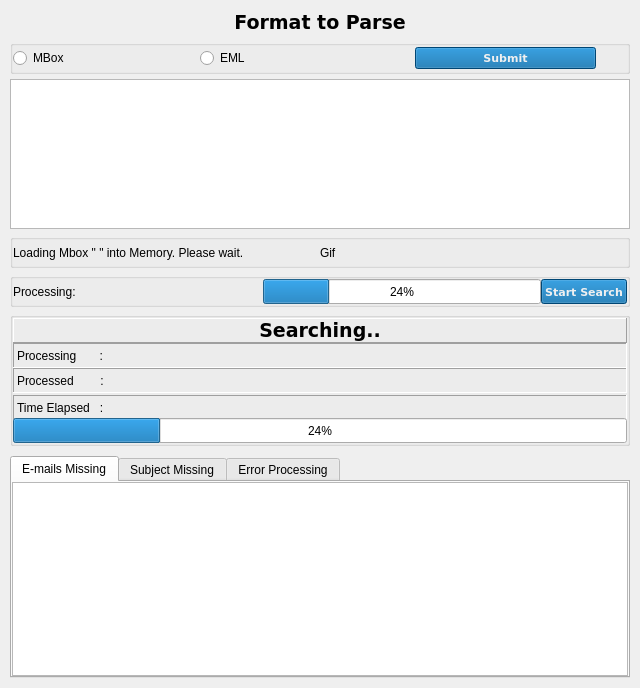
               <widget class="QWidget" name="parser_page">
                <property name="minimumSize">
                 <size>
                  <width>640</width>
                  <height>480</height>
                 </size>
                </property>
                <property name="maximumSize">
                 <size>
                  <width>1920</width>
                  <height>1080</height>
                 </size>
                </property>
                <layout class="QVBoxLayout" name="verticalLayout_4">
                 <property name="spacing">
                  <number>5</number>
                 </property>
                 <property name="leftMargin">
                  <number>10</number>
                 </property>
                 <property name="topMargin">
                  <number>10</number>
                 </property>
                 <property name="rightMargin">
                  <number>10</number>
                 </property>
                 <property name="bottomMargin">
                  <number>10</number>
                 </property>
                 <item>
                  <widget class="QLabel" name="label_10">
                   <property name="minimumSize">
                    <size>
                     <width>0</width>
                     <height>25</height>
                    </size>
                   </property>
                   <property name="maximumSize">
                    <size>
                     <width>16777215</width>
                     <height>25</height>
                    </size>
                   </property>
                   <property name="font">
                    <font>
                     <family>Verdana</family>
                     <pointsize>14</pointsize>
                     <weight>75</weight>
                     <bold>true</bold>
                    </font>
                   </property>
                   <property name="frameShape">
                    <enum>QFrame::NoFrame</enum>
                   </property>
                   <property name="text">
                    <string>Format to Parse</string>
                   </property>
                   <property name="alignment">
                    <set>Qt::AlignCenter</set>
                   </property>
                  </widget>
                 </item>
                 <item>
                  <widget class="QGroupBox" name="parsing_options_box">
                   <property name="minimumSize">
                    <size>
                     <width>0</width>
                     <height>0</height>
                    </size>
                   </property>
                   <property name="maximumSize">
                    <size>
                     <width>16777215</width>
                     <height>16777215</height>
                    </size>
                   </property>
                   <property name="title">
                    <string/>
                   </property>
                   <property name="flat">
                    <bool>false</bool>
                   </property>
                   <layout class="QHBoxLayout" name="horizontalLayout_3">
                    <property name="sizeConstraint">
                     <enum>QLayout::SetMinAndMaxSize</enum>
                    </property>
                    <property name="leftMargin">
                     <number>0</number>
                    </property>
                    <property name="topMargin">
                     <number>0</number>
                    </property>
                    <property name="rightMargin">
                     <number>0</number>
                    </property>
                    <property name="bottomMargin">
                     <number>0</number>
                    </property>
                    <item>
                     <widget class="QRadioButton" name="eml_mbox">
                      <property name="minimumSize">
                       <size>
                        <width>0</width>
                        <height>0</height>
                       </size>
                      </property>
                      <property name="maximumSize">
                       <size>
                        <width>16777215</width>
                        <height>16777215</height>
                       </size>
                      </property>
                      <property name="text">
                       <string>MBox</string>
                      </property>
                     </widget>
                    </item>
                    <item>
                     <widget class="QRadioButton" name="radio_eml">
                      <property name="minimumSize">
                       <size>
                        <width>0</width>
                        <height>0</height>
                       </size>
                      </property>
                      <property name="maximumSize">
                       <size>
                        <width>16777215</width>
                        <height>16777215</height>
                       </size>
                      </property>
                      <property name="text">
                       <string>EML</string>
                      </property>
                     </widget>
                    </item>
                    <item>
                     <widget class="QToolButton" name="toolButton">
                      <property name="styleSheet">
                       <string notr="true">QToolButton
{
    border-radius : 12; 
	border: rgb(240, 240, 240);
}
</string>
                      </property>
                      <property name="text">
                       <string/>
                      </property>
                      <property name="icon">
                       <iconset resource="new_gui_pyqt.qrc">
                        <normaloff>:/icons/icons/folder.png</normaloff>:/icons/icons/folder.png</iconset>
                      </property>
                      <property name="iconSize">
                       <size>
                        <width>20</width>
                        <height>20</height>
                       </size>
                      </property>
                     </widget>
                    </item>
                    <item>
                     <widget class="QPushButton" name="btn_parse_option">
                      <property name="minimumSize">
                       <size>
                        <width>0</width>
                        <height>0</height>
                       </size>
                      </property>
                      <property name="maximumSize">
                       <size>
                        <width>16777215</width>
                        <height>16777215</height>
                       </size>
                      </property>
                      <property name="font">
                       <font>
                        <family>Verdana</family>
                        <pointsize>8</pointsize>
                        <weight>75</weight>
                        <bold>true</bold>
                       </font>
                      </property>
                      <property name="cursor">
                       <cursorShape>PointingHandCursor</cursorShape>
                      </property>
                      <property name="styleSheet">
                       <string notr="true">background-color: rgb(0, 98, 163);
color: rgb(240, 240, 240);</string>
                      </property>
                      <property name="text">
                       <string>Submit</string>
                      </property>
                      <property name="icon">
                       <iconset resource="new_gui_pyqt.qrc">
                        <normaloff>:/icons/icons/enter (1).png</normaloff>:/icons/icons/enter (1).png</iconset>
                      </property>
                      <property name="iconSize">
                       <size>
                        <width>16</width>
                        <height>16</height>
                       </size>
                      </property>
                      <property name="checkable">
                       <bool>false</bool>
                      </property>
                     </widget>
                    </item>
                    <item>
                     <widget class="QPushButton" name="btn_parse_clear">
                      <property name="minimumSize">
                       <size>
                        <width>25</width>
                        <height>25</height>
                       </size>
                      </property>
                      <property name="maximumSize">
                       <size>
                        <width>25</width>
                        <height>25</height>
                       </size>
                      </property>
                      <property name="font">
                       <font>
                        <family>Verdana</family>
                        <pointsize>8</pointsize>
                        <weight>75</weight>
                        <bold>true</bold>
                       </font>
                      </property>
                      <property name="cursor">
                       <cursorShape>PointingHandCursor</cursorShape>
                      </property>
                      <property name="styleSheet">
                       <string notr="true">QPushButton
{
    border-radius : 12; 
	border: rgb(240, 240, 240);
}

QPushButton:pressed
{
	
	background-color: rgb(250, 250, 250);
	border: rgb(0, 98, 163);
}</string>
                      </property>
                      <property name="text">
                       <string/>
                      </property>
                      <property name="icon">
                       <iconset resource="new_gui_pyqt.qrc">
                        <normaloff>:/icons/icons/delete (1).png</normaloff>:/icons/icons/delete (1).png</iconset>
                      </property>
                      <property name="iconSize">
                       <size>
                        <width>20</width>
                        <height>20</height>
                       </size>
                      </property>
                      <property name="checkable">
                       <bool>false</bool>
                      </property>
                     </widget>
                    </item>
                   </layout>
                  </widget>
                 </item>
                 <item>
                  <widget class="QTableWidget" name="tableWidget">
                   <property name="enabled">
                    <bool>true</bool>
                   </property>
                   <property name="minimumSize">
                    <size>
                     <width>0</width>
                     <height>150</height>
                    </size>
                   </property>
                   <property name="maximumSize">
                    <size>
                     <width>16777215</width>
                     <height>150</height>
                    </size>
                   </property>
                   <property name="contextMenuPolicy">
                    <enum>Qt::CustomContextMenu</enum>
                   </property>
                   <property name="dragEnabled">
                    <bool>true</bool>
                   </property>
                   <property name="alternatingRowColors">
                    <bool>true</bool>
                   </property>
                   <property name="selectionBehavior">
                    <enum>QAbstractItemView::SelectItems</enum>
                   </property>
                   <attribute name="horizontalHeaderShowSortIndicator" stdset="0">
                    <bool>true</bool>
                   </attribute>
                   <attribute name="horizontalHeaderStretchLastSection">
                    <bool>true</bool>
                   </attribute>
                   <attribute name="verticalHeaderVisible">
                    <bool>false</bool>
                   </attribute>
                  </widget>
                 </item>
                 <item>
                  <widget class="QGroupBox" name="groupBox_9">
                   <property name="enabled">
                    <bool>true</bool>
                   </property>
                   <property name="minimumSize">
                    <size>
                     <width>0</width>
                     <height>0</height>
                    </size>
                   </property>
                   <property name="maximumSize">
                    <size>
                     <width>16777215</width>
                     <height>16777215</height>
                    </size>
                   </property>
                   <property name="title">
                    <string/>
                   </property>
                   <property name="flat">
                    <bool>false</bool>
                   </property>
                   <layout class="QHBoxLayout" name="horizontalLayout_10">
                    <property name="spacing">
                     <number>0</number>
                    </property>
                    <property name="sizeConstraint">
                     <enum>QLayout::SetMinAndMaxSize</enum>
                    </property>
                    <property name="leftMargin">
                     <number>0</number>
                    </property>
                    <property name="topMargin">
                     <number>0</number>
                    </property>
                    <property name="rightMargin">
                     <number>0</number>
                    </property>
                    <property name="bottomMargin">
                     <number>0</number>
                    </property>
                    <item>
                     <widget class="QLabel" name="loading_msg">
                      <property name="minimumSize">
                       <size>
                        <width>0</width>
                        <height>25</height>
                       </size>
                      </property>
                      <property name="maximumSize">
                       <size>
                        <width>16777215</width>
                        <height>25</height>
                       </size>
                      </property>
                      <property name="text">
                       <string>Loading Mbox &quot; &quot; into Memory. Please wait.</string>
                      </property>
                     </widget>
                    </item>
                    <item>
                     <widget class="QLabel" name="loading_gif">
                      <property name="minimumSize">
                       <size>
                        <width>0</width>
                        <height>25</height>
                       </size>
                      </property>
                      <property name="maximumSize">
                       <size>
                        <width>16777215</width>
                        <height>25</height>
                       </size>
                      </property>
                      <property name="text">
                       <string>Gif</string>
                      </property>
                     </widget>
                    </item>
                   </layout>
                  </widget>
                 </item>
                 <item>
                  <widget class="QGroupBox" name="groupBox">
                   <property name="minimumSize">
                    <size>
                     <width>0</width>
                     <height>0</height>
                    </size>
                   </property>
                   <property name="maximumSize">
                    <size>
                     <width>16777215</width>
                     <height>1677215</height>
                    </size>
                   </property>
                   <property name="title">
                    <string/>
                   </property>
                   <layout class="QHBoxLayout" name="horizontalLayout_4">
                    <property name="spacing">
                     <number>0</number>
                    </property>
                    <property name="sizeConstraint">
                     <enum>QLayout::SetMinAndMaxSize</enum>
                    </property>
                    <property name="leftMargin">
                     <number>0</number>
                    </property>
                    <property name="topMargin">
                     <number>0</number>
                    </property>
                    <property name="rightMargin">
                     <number>0</number>
                    </property>
                    <property name="bottomMargin">
                     <number>0</number>
                    </property>
                    <item>
                     <widget class="QLabel" name="label">
                      <property name="minimumSize">
                       <size>
                        <width>250</width>
                        <height>25</height>
                       </size>
                      </property>
                      <property name="maximumSize">
                       <size>
                        <width>1677215</width>
                        <height>25</height>
                       </size>
                      </property>
                      <property name="frameShape">
                       <enum>QFrame::NoFrame</enum>
                      </property>
                      <property name="frameShadow">
                       <enum>QFrame::Plain</enum>
                      </property>
                      <property name="text">
                       <string>Processing: </string>
                      </property>
                      <property name="alignment">
                       <set>Qt::AlignLeading|Qt::AlignLeft|Qt::AlignVCenter</set>
                      </property>
                     </widget>
                    </item>
                    <item>
                     <widget class="QProgressBar" name="progressBar">
                      <property name="minimumSize">
                       <size>
                        <width>0</width>
                        <height>25</height>
                       </size>
                      </property>
                      <property name="maximumSize">
                       <size>
                        <width>16777215</width>
                        <height>25</height>
                       </size>
                      </property>
                      <property name="value">
                       <number>24</number>
                      </property>
                     </widget>
                    </item>
                    <item>
                     <widget class="QPushButton" name="pushButton">
                      <property name="minimumSize">
                       <size>
                        <width>0</width>
                        <height>25</height>
                       </size>
                      </property>
                      <property name="maximumSize">
                       <size>
                        <width>16777215</width>
                        <height>25</height>
                       </size>
                      </property>
                      <property name="font">
                       <font>
                        <family>Verdana</family>
                        <pointsize>8</pointsize>
                        <weight>75</weight>
                        <bold>true</bold>
                       </font>
                      </property>
                      <property name="cursor">
                       <cursorShape>PointingHandCursor</cursorShape>
                      </property>
                      <property name="styleSheet">
                       <string notr="true">background-color: rgb(0, 98, 163);
color: rgb(240, 240, 240);</string>
                      </property>
                      <property name="text">
                       <string>Start Search</string>
                      </property>
                      <property name="icon">
                       <iconset resource="new_gui_pyqt.qrc">
                        <normaloff>:/icons/icons/1492.gif</normaloff>:/icons/icons/1492.gif</iconset>
                      </property>
                      <property name="iconSize">
                       <size>
                        <width>16</width>
                        <height>16</height>
                       </size>
                      </property>
                      <property name="shortcut">
                       <string/>
                      </property>
                     </widget>
                    </item>
                   </layout>
                  </widget>
                 </item>
                 <item>
                  <widget class="QGroupBox" name="groupBox_2">
                   <property name="enabled">
                    <bool>true</bool>
                   </property>
                   <property name="minimumSize">
                    <size>
                     <width>0</width>
                     <height>0</height>
                    </size>
                   </property>
                   <property name="maximumSize">
                    <size>
                     <width>16777215</width>
                     <height>1677215</height>
                    </size>
                   </property>
                   <property name="title">
                    <string/>
                   </property>
                   <property name="flat">
                    <bool>false</bool>
                   </property>
                   <property name="checkable">
                    <bool>false</bool>
                   </property>
                   <layout class="QVBoxLayout" name="verticalLayout_12">
                    <property name="spacing">
                     <number>0</number>
                    </property>
                    <property name="sizeConstraint">
                     <enum>QLayout::SetMinAndMaxSize</enum>
                    </property>
                    <property name="leftMargin">
                     <number>0</number>
                    </property>
                    <property name="topMargin">
                     <number>0</number>
                    </property>
                    <property name="rightMargin">
                     <number>0</number>
                    </property>
                    <property name="bottomMargin">
                     <number>0</number>
                    </property>
                    <item>
                     <widget class="QLabel" name="label_9">
                      <property name="minimumSize">
                       <size>
                        <width>0</width>
                        <height>25</height>
                       </size>
                      </property>
                      <property name="maximumSize">
                       <size>
                        <width>16777215</width>
                        <height>25</height>
                       </size>
                      </property>
                      <property name="font">
                       <font>
                        <family>Verdana</family>
                        <pointsize>14</pointsize>
                        <weight>75</weight>
                        <bold>true</bold>
                       </font>
                      </property>
                      <property name="frameShape">
                       <enum>QFrame::Panel</enum>
                      </property>
                      <property name="frameShadow">
                       <enum>QFrame::Raised</enum>
                      </property>
                      <property name="text">
                       <string>Searching..</string>
                      </property>
                      <property name="alignment">
                       <set>Qt::AlignCenter</set>
                      </property>
                     </widget>
                    </item>
                    <item>
                     <widget class="QLabel" name="label_5">
                      <property name="minimumSize">
                       <size>
                        <width>0</width>
                        <height>25</height>
                       </size>
                      </property>
                      <property name="maximumSize">
                       <size>
                        <width>16777215</width>
                        <height>25</height>
                       </size>
                      </property>
                      <property name="frameShape">
                       <enum>QFrame::Panel</enum>
                      </property>
                      <property name="frameShadow">
                       <enum>QFrame::Sunken</enum>
                      </property>
                      <property name="text">
                       <string>Processing       :</string>
                      </property>
                     </widget>
                    </item>
                    <item>
                     <widget class="QLabel" name="label_6">
                      <property name="minimumSize">
                       <size>
                        <width>0</width>
                        <height>25</height>
                       </size>
                      </property>
                      <property name="maximumSize">
                       <size>
                        <width>16777215</width>
                        <height>25</height>
                       </size>
                      </property>
                      <property name="frameShape">
                       <enum>QFrame::Panel</enum>
                      </property>
                      <property name="frameShadow">
                       <enum>QFrame::Sunken</enum>
                      </property>
                      <property name="text">
                       <string>Processed        :</string>
                      </property>
                     </widget>
                    </item>
                    <item>
                     <widget class="QLabel" name="label_7">
                      <property name="minimumSize">
                       <size>
                        <width>0</width>
                        <height>25</height>
                       </size>
                      </property>
                      <property name="maximumSize">
                       <size>
                        <width>16777215</width>
                        <height>20</height>
                       </size>
                      </property>
                      <property name="frameShape">
                       <enum>QFrame::Panel</enum>
                      </property>
                      <property name="frameShadow">
                       <enum>QFrame::Sunken</enum>
                      </property>
                      <property name="text">
                       <string>Time Elapsed   :</string>
                      </property>
                     </widget>
                    </item>
                    <item>
                     <widget class="QProgressBar" name="progressBar_2">
                      <property name="minimumSize">
                       <size>
                        <width>0</width>
                        <height>25</height>
                       </size>
                      </property>
                      <property name="maximumSize">
                       <size>
                        <width>16777215</width>
                        <height>25</height>
                       </size>
                      </property>
                      <property name="value">
                       <number>24</number>
                      </property>
                     </widget>
                    </item>
                   </layout>
                  </widget>
                 </item>
                 <item>
                  <widget class="QFrame" name="empty_frame">
                   <property name="enabled">
                    <bool>true</bool>
                   </property>
                   <property name="maximumSize">
                    <size>
                     <width>0</width>
                     <height>0</height>
                    </size>
                   </property>
                   <property name="frameShape">
                    <enum>QFrame::StyledPanel</enum>
                   </property>
                   <property name="frameShadow">
                    <enum>QFrame::Raised</enum>
                   </property>
                  </widget>
                 </item>
                 <item>
                  <widget class="QTabWidget" name="tabWidget">
                   <property name="enabled">
                    <bool>true</bool>
                   </property>
                   <property name="minimumSize">
                    <size>
                     <width>0</width>
                     <height>0</height>
                    </size>
                   </property>
                   <property name="maximumSize">
                    <size>
                     <width>16777215</width>
                     <height>1677215</height>
                    </size>
                   </property>
                   <property name="contextMenuPolicy">
                    <enum>Qt::NoContextMenu</enum>
                   </property>
                   <property name="currentIndex">
                    <number>0</number>
                   </property>
                   <widget class="QWidget" name="tab">
                    <property name="toolTip">
                     <string>&lt;html&gt;&lt;head/&gt;&lt;body&gt;&lt;p&gt;hi&lt;/p&gt;&lt;/body&gt;&lt;/html&gt;</string>
                    </property>
                    <property name="statusTip">
                     <string/>
                    </property>
                    <attribute name="title">
                     <string>E-mails Missing</string>
                    </attribute>
                    <layout class="QVBoxLayout" name="verticalLayout_8">
                     <property name="spacing">
                      <number>0</number>
                     </property>
                     <property name="sizeConstraint">
                      <enum>QLayout::SetMinAndMaxSize</enum>
                     </property>
                     <property name="leftMargin">
                      <number>0</number>
                     </property>
                     <property name="topMargin">
                      <number>0</number>
                     </property>
                     <property name="rightMargin">
                      <number>0</number>
                     </property>
                     <property name="bottomMargin">
                      <number>0</number>
                     </property>
                     <item>
                      <widget class="QTableWidget" name="tableWidget_2">
                       <property name="contextMenuPolicy">
                        <enum>Qt::CustomContextMenu</enum>
                       </property>
                       <property name="toolTip">
                        <string extracomment="sandeep"/>
                       </property>
                       <property name="editTriggers">
                        <set>QAbstractItemView::DoubleClicked|QAbstractItemView::EditKeyPressed</set>
                       </property>
                       <property name="dragEnabled">
                        <bool>true</bool>
                       </property>
                       <property name="dragDropMode">
                        <enum>QAbstractItemView::NoDragDrop</enum>
                       </property>
                       <property name="alternatingRowColors">
                        <bool>true</bool>
                       </property>
                       <property name="selectionBehavior">
                        <enum>QAbstractItemView::SelectItems</enum>
                       </property>
                       <property name="sortingEnabled">
                        <bool>false</bool>
                       </property>
                      </widget>
                     </item>
                    </layout>
                   </widget>
                   <widget class="QWidget" name="tab_2">
                    <attribute name="title">
                     <string>Subject Missing</string>
                    </attribute>
                    <layout class="QVBoxLayout" name="verticalLayout_9">
                     <property name="spacing">
                      <number>0</number>
                     </property>
                     <property name="sizeConstraint">
                      <enum>QLayout::SetMinAndMaxSize</enum>
                     </property>
                     <property name="leftMargin">
                      <number>0</number>
                     </property>
                     <property name="topMargin">
                      <number>0</number>
                     </property>
                     <property name="rightMargin">
                      <number>0</number>
                     </property>
                     <property name="bottomMargin">
                      <number>0</number>
                     </property>
                     <item>
                      <widget class="QTableWidget" name="tableWidget_3">
                       <property name="contextMenuPolicy">
                        <enum>Qt::CustomContextMenu</enum>
                       </property>
                       <property name="alternatingRowColors">
                        <bool>true</bool>
                       </property>
                       <property name="selectionBehavior">
                        <enum>QAbstractItemView::SelectItems</enum>
                       </property>
                      </widget>
                     </item>
                    </layout>
                   </widget>
                   <widget class="QWidget" name="tab_5">
                    <attribute name="title">
                     <string>Error Processing</string>
                    </attribute>
                    <layout class="QVBoxLayout" name="verticalLayout_10">
                     <property name="spacing">
                      <number>0</number>
                     </property>
                     <property name="sizeConstraint">
                      <enum>QLayout::SetMinAndMaxSize</enum>
                     </property>
                     <property name="leftMargin">
                      <number>0</number>
                     </property>
                     <property name="topMargin">
                      <number>0</number>
                     </property>
                     <property name="rightMargin">
                      <number>0</number>
                     </property>
                     <property name="bottomMargin">
                      <number>0</number>
                     </property>
                     <item>
                      <widget class="QTableWidget" name="tableWidget_7"/>
                     </item>
                    </layout>
                   </widget>
                  </widget>
                 </item>
                </layout>
               </widget>
